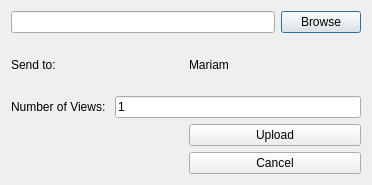
<?xml version="1.0" encoding="UTF-8"?>
<ui version="4.0">
 <class>DialogNewImg</class>
 <widget class="QDialog" name="DialogNewImg">
  <property name="geometry">
   <rect>
    <x>0</x>
    <y>0</y>
    <width>372</width>
    <height>185</height>
   </rect>
  </property>
  <property name="windowTitle">
   <string>Send New Image</string>
  </property>
  <layout class="QVBoxLayout" name="verticalLayout_2">
   <item>
    <layout class="QHBoxLayout" name="horizontalLayout">
     <item>
      <widget class="QLineEdit" name="txtPath"/>
     </item>
     <item>
      <widget class="QPushButton" name="btnUpload">
       <property name="text">
        <string>Browse</string>
       </property>
      </widget>
     </item>
    </layout>
   </item>
   <item>
    <layout class="QHBoxLayout" name="horizontalLayout_2">
     <item>
      <widget class="QLabel" name="label">
       <property name="text">
        <string>Send to:</string>
       </property>
      </widget>
     </item>
     <item>
      <widget class="QLabel" name="lblPeer">
       <property name="text">
        <string>Mariam</string>
       </property>
      </widget>
     </item>
    </layout>
   </item>
   <item>
    <layout class="QHBoxLayout" name="horizontalLayout_3">
     <item>
      <widget class="QLabel" name="label_2">
       <property name="text">
        <string>Number of Views: </string>
       </property>
      </widget>
     </item>
     <item>
      <widget class="QLineEdit" name="txtNViews">
       <property name="text">
        <string>1</string>
       </property>
      </widget>
     </item>
    </layout>
   </item>
   <item>
    <layout class="QVBoxLayout" name="verticalLayout">
     <item>
      <layout class="QHBoxLayout" name="horizontalLayout_4">
       <item>
        <widget class="QWidget" name="widget" native="true"/>
       </item>
       <item>
        <widget class="QPushButton" name="btnOk">
         <property name="text">
          <string>Upload</string>
         </property>
        </widget>
       </item>
      </layout>
     </item>
     <item>
      <layout class="QHBoxLayout" name="horizontalLayout_5">
       <item>
        <widget class="QWidget" name="widget_2" native="true"/>
       </item>
       <item>
        <widget class="QPushButton" name="btnCancel">
         <property name="text">
          <string>Cancel</string>
         </property>
        </widget>
       </item>
      </layout>
     </item>
    </layout>
   </item>
  </layout>
 </widget>
 <resources/>
 <connections/>
</ui>
